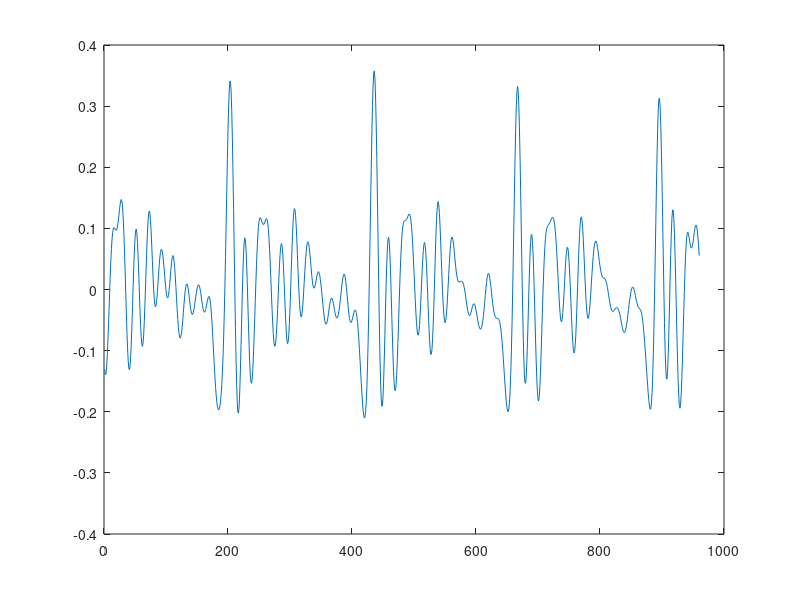

Here is the MATLAB script that generated this plot: (Note: this script raises an error after producing the figure.)
close all 
clear 

addpath("all_files");
load("speechdata.mat");

% sound(data, fs);

cutoff=4000;
b=fir1(100,cutoff/fs*2);
[H,w]=freqz(b);

datafilt=filter(b,1,data);

datasub=datafilt(13321:14280);
plot(datasub)

% Q10 
% fs = 48000, size(datasub) = 960 1
% time = 1/fs * size(datasub, 1) = 0.02 s = 20 ms
% 
% kind of looks statitonary, but mean is not zero

p=1;
x=datasub;
[arp,sigma2] = arcov(x,p);

n = 10;
nfft = 1024;
Rx=abs(fft(x,nfft).^2)/n; %Periodogram
[H,w] = freqz(1,arp,nfft,"whole");
Rxar = sigma2*abs(H).^2; %AR-spectrum
f=w/2/pi*fs;
plot(f,10*log10(Rx),"b",f,10*log10(Rxar),"r");
% plot(f,Rx,"b",f,Rxar,"r");
legend("Periodogram","AR-model");

% Q11
% freqs present in the sound file? 
% i guess?

